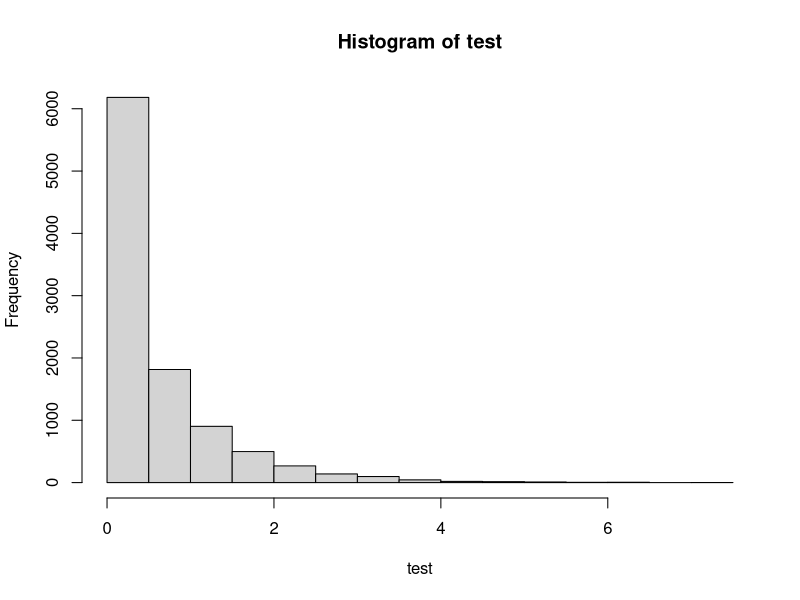
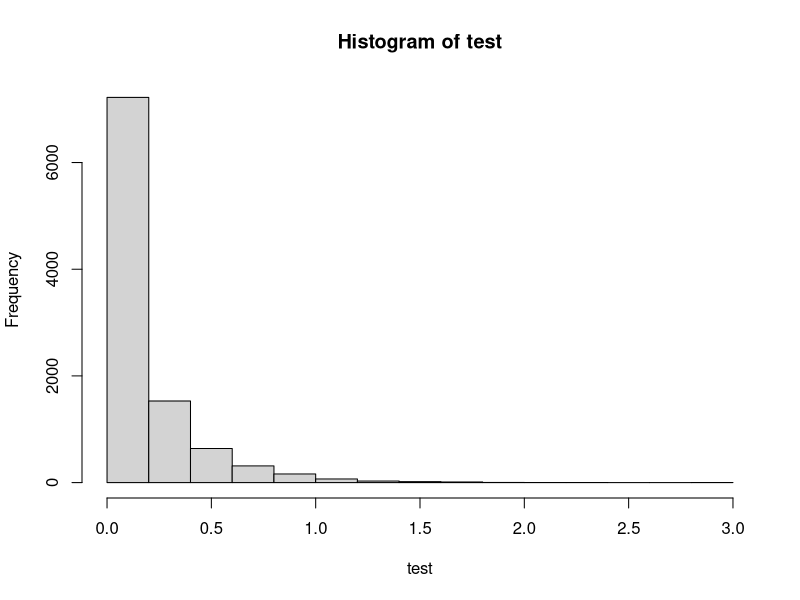

Source code (R) for these figures, in order:
## ---- chunk 1
knitr::opts_chunk$set(echo = TRUE)
## ---- chunk 2
#This function returns a vector of n independent samples from the exponential distribution with rate parameter lam, generated from the inverse cumulative distribution. 
random.exp <- function(n,lam){
  return(-1/lam * log(runif(n)))
}

#Testing function
lam <- 3
exp.sample <- random.exp(10000,lam)
#Empirical mean and variance
mean(exp.sample)
var(exp.sample)
#Analytical mean and variance
1/lam
1/lam^2
## ---- chunk 3
#This function returns a vector of n independent samples from the g distribution with parameter a, generated from the inverse cumulative distribution. 
random.g <- function(n,a){
  c <- a*exp(1)/(a+exp(1))
  u <- runif(n)
  x <- rep(0,n)
  for (i in 1:n){
    if (u[i]<c/a){
      x[i] <- (a*u[i]/c)^(1/a)
    }
    else{
      x[i] <- (-log(1/a + exp(-1) - u[i]/c))
    }
  }
  return(x)
}

#Testing funtion
a <- .6
g.sample <- random.g(10000, a)
#empirical mean and variance
g.sample.mean <- mean(g.sample)
g.sample.var <- var(g.sample)
#analytical mean and variance
c <- a*exp(1)/(a+exp(1))
c/(a+1)+2*c*exp(-1)
c*(1/(a+2)+ 5*exp(-1)) - g.sample.mean^2
## ---- chunk 4
#This function returns a vector of n independent samples from the standard normal distribution, generated from by the Box-Müller algorithm
random.norm <- function(n){
  x1 <- runif(n)*2*pi
  x2 <- random.exp(n,.5)
  return(sqrt(x2)*cos(x1))
}

#Testing function
normal.sample <- random.norm(10000)
mean(normal.sample)
var(normal.sample)
## ---- chunk 5
#This function returns a sample from the d-variate normal distribution with mean mu and covariance S, transformed from standard normal samples. 
random.multinorm <- function(d,mu,S){
  x <- random.norm(d)
  A <- t(chol(S)) #want lower triangular
  return(mu + A%*%x)
}

#Testing function
d = 2
N = 10000
sigma <- cbind(c(2,1), c(1,2))
mu <- c(2,1)
multinormal.sample <- matrix(NA,N,d)
for (i in 1:N){
  multinormal.sample[i,] <- random.multinorm(d, mu, sigma)
}
colMeans(multinormal.sample)
var(multinormal.sample)
## ---- chunk 6
k <- function(a){
  return (a*exp(1)/(a+exp(1)))
}

f <- function(x, a){ 
  return (1/gamma(a)*x^(a-1)*exp(-x))
}

#Acceptance probability
alpha <- function(x,a){ 
  if (x<1)
      return (exp(-x))
    else 
      return (x^(a-1))
}
## ---- chunk 7
#This function returns a vector of n independent samples from the gamma distribution, generated by the Rejection sampling
f1 <- function(n,a){ 
  x=rep(0,n)
  for (i in 1:n){
    finish = 0
    while(finish==0){  
      ## Sample from the proposal distribution, g(x) (x>=0)
      sample.x = random.g(1,a)
      ## Compute the acceptance probability alpha
      alpha=alpha(sample.x,a)
      ## Generate a helping variable U from a uniform(0,1)
      u = runif(1, 0, 1)
      ## Check if we accept it
      if(u <= alpha){
        x[i]=sample.x
        finish=1
      }
    }
  }
  return (x)
}

#Testing function
nsamples=10000
a=0.6
test=f1(nsamples,a)
var=var(test) #=alpha
mean=mean(test) #=alpha
hist(test)
mean
var

## ---- chunk 8
## sample uniformly from the [0,a]X[0,b+] rectangles using rejection sampling
alp=c(1:2000)

a <- function(alpha){
  return (sqrt((alpha-1)^(alpha-1)*exp(-alpha+1)))
}

b <- function(alpha){
  return (sqrt((alpha+1)^(alpha-1)*exp(-alpha-1)))
}

f2 <- function(n,alpha){ 
  x1 = log(runif(nsamples,0,a(alpha)))
  x2 = log(runif(nsamples,0,b(alpha)))
  y = x2/x1 ## compute the ratio of x2 and x1 to get samples from gamma
  return (y)
}

f2(100,2)

#for (i in alpha){
  #y=f2(nsamples,i)
#}
## ---- chunk 9
gamma <- function(n, alpha, beta){
  if (alpha>1){
    x=f2(n,alpha)
  }
  else {
    x=f1(n,alpha)
  }
  return (x/beta)
}



#Testing function 
nsamples=10000
a=0.5
beta=3
test=gamma(nsamples,a,beta)
var=var(test) #=alpha*beta
mean=mean(test) #=alpha*beta^2
hist(test)
mean
var
a*beta*beta
## ---- chunk 10

#### FEIL GAMMAFUNKSJON
random.dirichlet <- function(alpha){
  K <- length(alpha)
  z <- rgamma(K,alpha,1) #n,shape,rate
  v <- sum(z)
  return (z/v)
}

N_dir <- 1000
alpha <- c(.1, .5, .1, .3, .8)
K <- length(alpha)
dirichlet.sample <- matrix(NA,N_dir,K)
for (i in 1:N_dir){
  dirichlet.sample[i,] <- random.dirichlet(alpha)
}
#Empirical mean and variance
colMeans(dirichlet.sample)
diag(var(dirichlet.sample))

alphasum <- sum(alpha)
#Analytical mean and variance
alpha1 <- alpha/alphasum
alpha1
alpha1*(1-alpha1)/(1+alphasum)
## ---- chunk 11
random.multinomial <- function(n){
  x <- runif()
  u <- runif()
  
}
